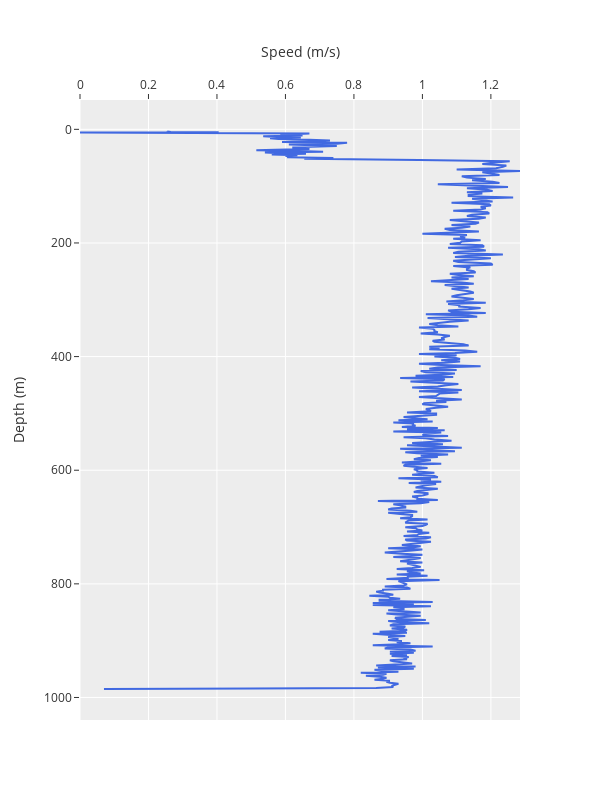

The cell this chart's notebook holds for it:
### Markdown cell above
#### Deployment speed (m/s)

### Code cell
fig3 = make_subplots(
    rows=1,cols=1)

fig3.add_trace(
    go.Scatter(x=df_down['dip_speed(m/s)'],y=df_down['Depth'],line=dict(color='royalblue'),showlegend=False),
    row=1,col=1
)

fig3.update_yaxes(autorange="reversed", row=1, col=1)

fig3.update_layout(
    xaxis={'side':'top'},
    xaxis_title="Speed (m/s)",
    yaxis_title="Depth (m)",
    template='ggplot2',
    height=800,
    width=600,
    
    
)

### Figure 1 — Plotly figure (JSON) as saved in the notebook; plotly's stock layout.template omitted (floating-point values rounded to 4 significant figures; data arrays with more than 128 entries replaced by an {"elided": "..."} marker saying what was removed)
{"data": [{"line": {"color": "royalblue"}, "showlegend": false, "type": "scatter", "x": {"elided": "532 float values"}, "xaxis": "x", "y": {"elided": "532 float values"}, "yaxis": "y"}], "layout": {"height": 800, "width": 600, "xaxis": {"anchor": "y", "autorange": true, "domain": [0, 1], "range": [0, 1.285], "side": "top", "title": {"text": "Speed (m/s)"}, "type": "linear"}, "yaxis": {"anchor": "x", "autorange": true, "domain": [0, 1], "range": [1040.0, -51.63], "title": {"text": "Depth (m)"}, "type": "linear"}}}
